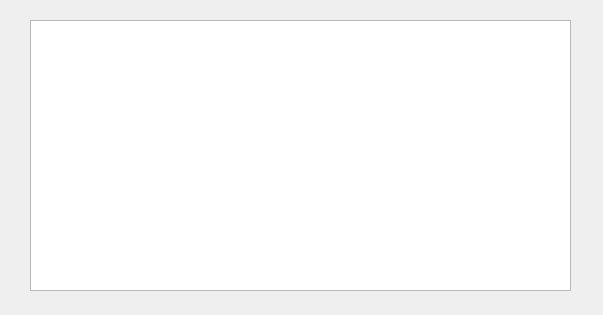
<?xml version="1.0" encoding="UTF-8"?>
<ui version="4.0">
 <class>descargasdlg</class>
 <widget class="QDialog" name="descargasdlg">
  <property name="geometry">
   <rect>
    <x>0</x>
    <y>0</y>
    <width>603</width>
    <height>315</height>
   </rect>
  </property>
  <property name="windowTitle">
   <string>Falla en la descarga de los servidores centrales</string>
  </property>
  <property name="windowIcon">
   <iconset>
    <normalon>:/png/main/res/fronticon.png</normalon>
   </iconset>
  </property>
  <property name="styleSheet">
   <string notr="true">border-image: url(:/png/main/res/ui-2021/pantallainicio/FONDO.png);</string>
  </property>
  <widget class="QTextBrowser" name="textBrowser">
   <property name="geometry">
    <rect>
     <x>30</x>
     <y>20</y>
     <width>541</width>
     <height>271</height>
    </rect>
   </property>
   <property name="styleSheet">
    <string notr="true">font: 57 8pt &quot;Montserrat Medium&quot;;</string>
   </property>
   <property name="html">
    <string>&lt;!DOCTYPE HTML PUBLIC &quot;-//W3C//DTD HTML 4.0//EN&quot; &quot;http://www.w3.org/TR/REC-html40/strict.dtd&quot;&gt;
&lt;html&gt;&lt;head&gt;&lt;meta name=&quot;qrichtext&quot; content=&quot;1&quot; /&gt;&lt;style type=&quot;text/css&quot;&gt;
p, li { white-space: pre-wrap; }
&lt;/style&gt;&lt;/head&gt;&lt;body style=&quot; font-family:'Montserrat Medium'; font-size:8pt; font-weight:56; font-style:normal;&quot;&gt;
&lt;p align=&quot;center&quot; style=&quot; margin-top:0px; margin-bottom:0px; margin-left:0px; margin-right:0px; -qt-block-indent:0; text-indent:0px;&quot;&gt;&lt;span style=&quot; font-family:'MS Shell Dlg 2'; font-size:10pt; font-weight:400; color:#ffffff;&quot;&gt;Ságora ha detectado que no se ha instalado correctamente el archivo de servidores centrales. Ságora necesita este archivo para poder correr las diferentes herramientas. Si bien este archivo debería descargarse automáticamente, a veces por cuestiones de seguridad del equipo no lo hace.&lt;/span&gt;&lt;/p&gt;
&lt;p align=&quot;center&quot; style=&quot;-qt-paragraph-type:empty; margin-top:0px; margin-bottom:0px; margin-left:0px; margin-right:0px; -qt-block-indent:0; text-indent:0px; font-family:'MS Shell Dlg 2'; font-size:10pt; font-weight:400; color:#ffffff;&quot;&gt;&lt;br /&gt;&lt;/p&gt;
&lt;p align=&quot;center&quot; style=&quot; margin-top:0px; margin-bottom:0px; margin-left:0px; margin-right:0px; -qt-block-indent:0; text-indent:0px;&quot;&gt;&lt;span style=&quot; font-family:'MS Shell Dlg 2'; font-size:10pt; font-weight:400; color:#ffffff;&quot;&gt;Para solucionar este problema puede consultar la siguiente página y realizar la descarga manualmente: &lt;/span&gt;&lt;a href=&quot;https://sagora.org&quot;&gt;&lt;span style=&quot; font-family:'MS Shell Dlg 2'; font-size:10pt; font-weight:400; text-decoration: underline; color:#ffffff;&quot;&gt;LINK&lt;/span&gt;&lt;/a&gt;&lt;/p&gt;&lt;/body&gt;&lt;/html&gt;</string>
   </property>
   <property name="openExternalLinks">
    <bool>true</bool>
   </property>
   <property name="openLinks">
    <bool>true</bool>
   </property>
  </widget>
 </widget>
 <resources/>
 <connections/>
</ui>
